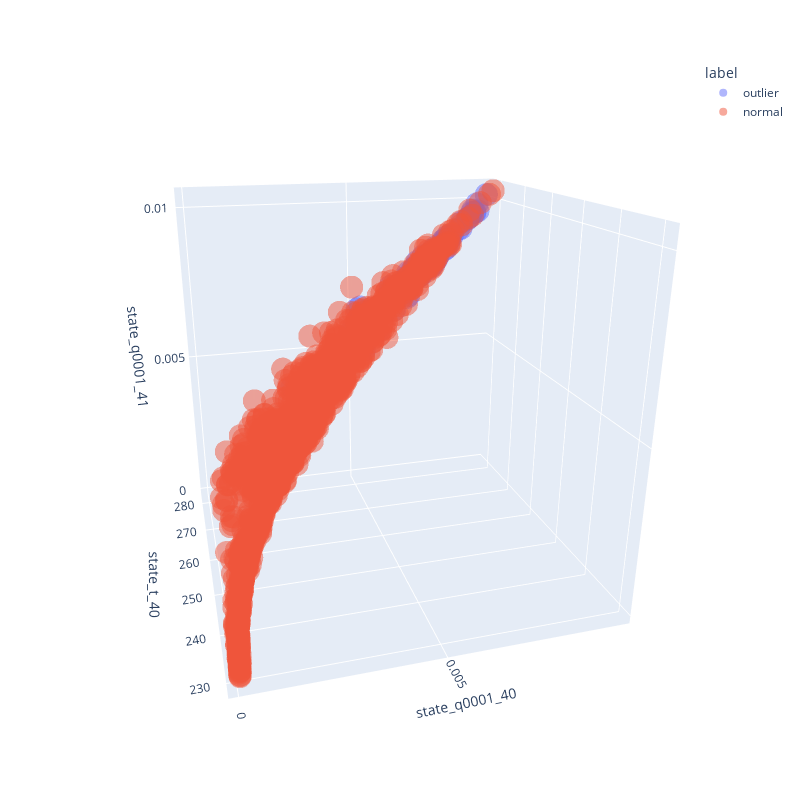

The notebook cell saved with this chart:
### Code cell
import plotly.express as px

tmp1 = tmp.filter(pl.col(f"ptend_q0002_{h}") > 0.00008).with_columns(
    pl.lit("outlier").alias("label")
)
tmp2 = (
    tmp.filter(pl.col(f"ptend_q0002_{h}") < 0.00008)
    .sample(len(tmp1) * 10)
    .with_columns(pl.lit("normal").alias("label"))
)

t = pl.concat([tmp1, tmp2])

px.scatter_3d(
    t,
    x="state_q0001_40",
    y="state_t_40",
    z="state_q0001_41",
    color="label",
    opacity=0.5,
    width=800,
    height=800,
)
